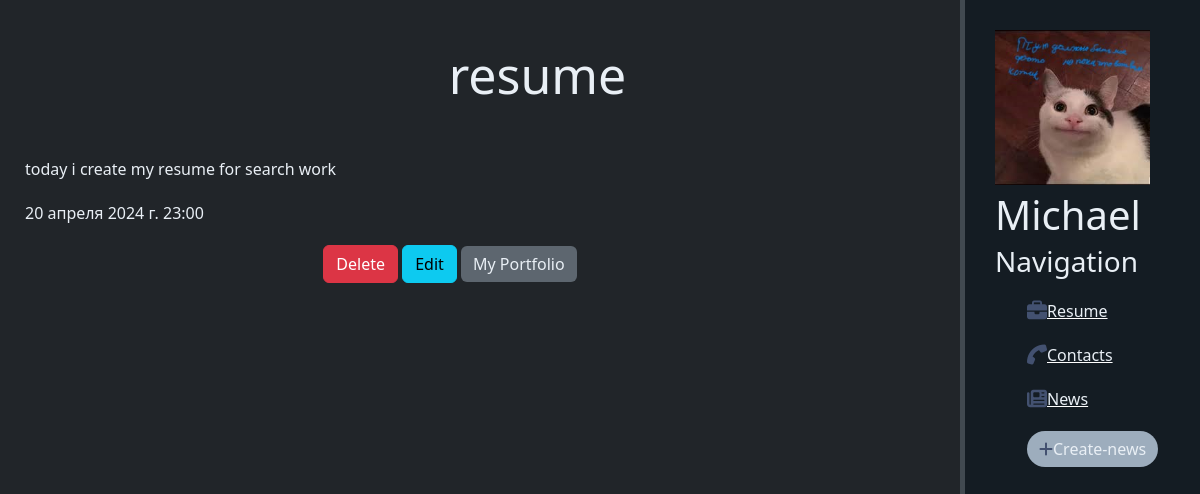
Page /news/4 on the committed database.
### news/models.py (models this page shows, shortened)
class Artiles(models.Model):
    title = models.CharField('Name' , max_length=50)
    anons = models.CharField('Anons', max_length=200)
    full_text = models.TextField('Article')
    date = models.DateTimeField('Data')
    class Meta:
        verbose_name = "piece of news"
        verbose_name_plural = "news"

### news/views.py (the view)
# urls.py: path('<int:pk>', views.NewsDetailView.as_view(),name="news_detail"),
class NewsDetailView(DetailView):
    model = Artiles
    template_name = "news/deteils_view.html"
    context_object_name =  'article'

### news/templates/news/deteils_view.html (shortened to what this page needs)
{% extends "main/layout.html" %}
{% block content %}
     <div class="features">
         <div class='text-custom'>
            <h1>{{ article.title }}</h1><br>
            <p>{{ article.full_text }}</p>
            <p>{{ article.date }}</p>
         </div>
        <a href="{% url 'news_del' article.id%}" class="btn btn-danger">Delete</a>
         <a href="{% url 'news_up' article.id%}" class="btn btn-info">Edit</a>
         <a href="https://github.com/Kirito85?tab=repositories"><button class="btn custom-btn-deteil-view">My Portfolio</button></a>
     </div>
{% endblock %}

### main/static/main/css/main.css (style rules this page uses)
body { background: #212529; }
main .features { float: left; color:#e9eff5; margin-top: 100px; text-align: center; width: 75%; }
main .features h1 { font-size:50px; margin-top: -55px;margin-left: 175px; color: #e9eff5; }
main .features p { max-width: auto;margin: 20px auto;text-align: left; margin-left: 25px; color: #e9eff5; }
.custom-btn-deteil-view { background-color: #5D666F; color: #e9eff5; border: none; }
a { color: #ffffff; text-decoration: underline; }

### rows in the picture
Artiles: title "resume", full_text "today i create my resume for search work", date "20 апреля 2024 г. 23:00"
